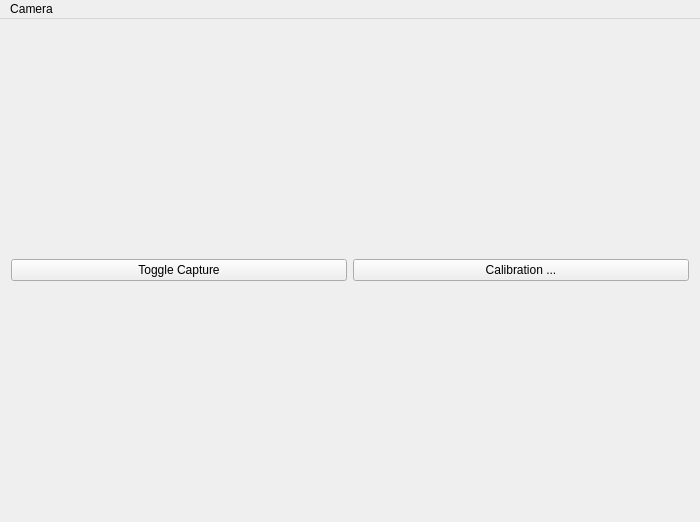
<?xml version="1.0" encoding="UTF-8"?>
<ui version="4.0">
 <class>MainWindow</class>
 <widget class="QMainWindow" name="MainWindow">
  <property name="geometry">
   <rect>
    <x>0</x>
    <y>0</y>
    <width>700</width>
    <height>522</height>
   </rect>
  </property>
  <property name="windowTitle">
   <string>MainWindow</string>
  </property>
  <property name="autoFillBackground">
   <bool>false</bool>
  </property>
  <widget class="QWidget" name="centralWidget">
   <layout class="QVBoxLayout" name="verticalLayout">
    <item>
     <layout class="QHBoxLayout" name="cameraContainer"/>
    </item>
    <item>
     <layout class="QHBoxLayout" name="horizontalLayout">
      <item>
       <widget class="QPushButton" name="pushButton">
        <property name="text">
         <string>Toggle Capture</string>
        </property>
       </widget>
      </item>
      <item>
       <widget class="QPushButton" name="pushButton_2">
        <property name="text">
         <string>Calibration ...</string>
        </property>
       </widget>
      </item>
     </layout>
    </item>
   </layout>
  </widget>
  <widget class="QMenuBar" name="menuBar">
   <property name="geometry">
    <rect>
     <x>0</x>
     <y>0</y>
     <width>700</width>
     <height>23</height>
    </rect>
   </property>
   <widget class="QMenu" name="menuCamera">
    <property name="title">
     <string>Camera</string>
    </property>
    <addaction name="actionCalibration"/>
   </widget>
   <addaction name="menuCamera"/>
  </widget>
  <action name="actionCapture">
   <property name="text">
    <string>Start/Stop Capture</string>
   </property>
  </action>
  <action name="actionCalibrate">
   <property name="text">
    <string>Calibration...</string>
   </property>
  </action>
  <action name="actionCalibration">
   <property name="text">
    <string>Calibration ...</string>
   </property>
  </action>
 </widget>
 <layoutdefault spacing="6" margin="11"/>
 <resources/>
 <connections>
  <connection>
   <sender>actionCalibration</sender>
   <signal>triggered()</signal>
   <receiver>MainWindow</receiver>
   <slot>onCalibrationAction()</slot>
   <hints>
    <hint type="sourcelabel">
     <x>-1</x>
     <y>-1</y>
    </hint>
    <hint type="destinationlabel">
     <x>349</x>
     <y>260</y>
    </hint>
   </hints>
  </connection>
 </connections>
 <slots>
  <slot>onCalibrationAction()</slot>
 </slots>
</ui>
